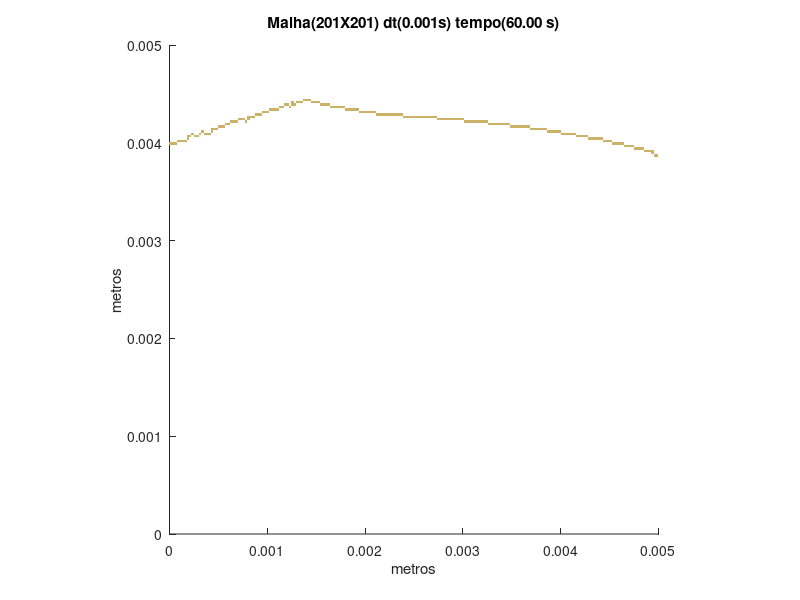

Recreate this plot in MATLAB.
set (gca,'PlotBoxAspectRatio',[1 1 1],'Xlim',[0,0.005],'Ylim',[0,0.005])
hold on
title('Malha(201X201) dt(0.001s) tempo(60.00 s)')
hold on
ylabel('metros')
hold on
xlabel('metros')
hold on

fill([0.00495024875621891 0.00495024875621891 0.00497512437810945 0.00497512437810945],[0.00385572139303483 0.00388059701492537 0.00388059701492537 0.00385572139303483],[0.8,0.7,0.4],'LineStyle','none')

fill([0.00497512437810945 0.00497512437810945 0.005 0.005],[0.00385572139303483 0.00388059701492537 0.00388059701492537 0.00385572139303483],[0.8,0.7,0.4],'LineStyle','none')

fill([0.00492537313432836 0.00492537313432836 0.00495024875621891 0.00495024875621891],[0.00388059701492537 0.00390547263681592 0.00390547263681592 0.00388059701492537],[0.8,0.7,0.4],'LineStyle','none')

fill([0.00485074626865672 0.00485074626865672 0.00487562189054726 0.00487562189054726],[0.00390547263681592 0.00393034825870647 0.00393034825870647 0.00390547263681592],[0.8,0.7,0.4],'LineStyle','none')

fill([0.00487562189054726 0.00487562189054726 0.00490049751243781 0.00490049751243781],[0.00390547263681592 0.00393034825870647 0.00393034825870647 0.00390547263681592],[0.8,0.7,0.4],'LineStyle','none')

fill([0.00490049751243781 0.00490049751243781 0.00492537313432836 0.00492537313432836],[0.00390547263681592 0.00393034825870647 0.00393034825870647 0.00390547263681592],[0.8,0.7,0.4],'LineStyle','none')

fill([0.00492537313432836 0.00492537313432836 0.00495024875621891 0.00495024875621891],[0.00390547263681592 0.00393034825870647 0.00393034825870647 0.00390547263681592],[0.8,0.7,0.4],'LineStyle','none')

fill([0.00475124378109453 0.00475124378109453 0.00477611940298507 0.00477611940298507],[0.00393034825870647 0.00395522388059701 0.00395522388059701 0.00393034825870647],[0.8,0.7,0.4],'LineStyle','none')

fill([0.00477611940298507 0.00477611940298507 0.00480099502487562 0.00480099502487562],[0.00393034825870647 0.00395522388059701 0.00395522388059701 0.00393034825870647],[0.8,0.7,0.4],'LineStyle','none')

fill([0.00480099502487562 0.00480099502487562 0.00482587064676617 0.00482587064676617],[0.00393034825870647 0.00395522388059701 0.00395522388059701 0.00393034825870647],[0.8,0.7,0.4],'LineStyle','none')

fill([0.00482587064676617 0.00482587064676617 0.00485074626865672 0.00485074626865672],[0.00393034825870647 0.00395522388059701 0.00395522388059701 0.00393034825870647],[0.8,0.7,0.4],'LineStyle','none')

fill([0.00465174129353234 0.00465174129353234 0.00467661691542289 0.00467661691542289],[0.00395522388059701 0.00398009950248756 0.00398009950248756 0.00395522388059701],[0.8,0.7,0.4],'LineStyle','none')

fill([0.00467661691542289 0.00467661691542289 0.00470149253731343 0.00470149253731343],[0.00395522388059701 0.00398009950248756 0.00398009950248756 0.00395522388059701],[0.8,0.7,0.4],'LineStyle','none')

fill([0.00470149253731343 0.00470149253731343 0.00472636815920398 0.00472636815920398],[0.00395522388059701 0.00398009950248756 0.00398009950248756 0.00395522388059701],[0.8,0.7,0.4],'LineStyle','none')

fill([0.00472636815920398 0.00472636815920398 0.00475124378109453 0.00475124378109453],[0.00395522388059701 0.00398009950248756 0.00398009950248756 0.00395522388059701],[0.8,0.7,0.4],'LineStyle','none')

fill([0 0 2.48756218905473E-05 2.48756218905473E-05],[0.00398009950248756 0.00400497512437811 0.00400497512437811 0.00398009950248756],[0.8,0.7,0.4],'LineStyle','none')

fill([2.48756218905473E-05 2.48756218905473E-05 4.97512437810945E-05 4.97512437810945E-05],[0.00398009950248756 0.00400497512437811 0.00400497512437811 0.00398009950248756],[0.8,0.7,0.4],'LineStyle','none')

fill([4.97512437810945E-05 4.97512437810945E-05 7.46268656716418E-05 7.46268656716418E-05],[0.00398009950248756 0.00400497512437811 0.00400497512437811 0.00398009950248756],[0.8,0.7,0.4],'LineStyle','none')

fill([0.0045273631840796 0.0045273631840796 0.00455223880597015 0.00455223880597015],[0.00398009950248756 0.00400497512437811 0.00400497512437811 0.00398009950248756],[0.8,0.7,0.4],'LineStyle','none')

fill([0.00455223880597015 0.00455223880597015 0.0045771144278607 0.0045771144278607],[0.00398009950248756 0.00400497512437811 0.00400497512437811 0.00398009950248756],[0.8,0.7,0.4],'LineStyle','none')

fill([0.0045771144278607 0.0045771144278607 0.00460199004975124 0.00460199004975124],[0.00398009950248756 0.00400497512437811 0.00400497512437811 0.00398009950248756],[0.8,0.7,0.4],'LineStyle','none')

fill([0.00460199004975124 0.00460199004975124 0.00462686567164179 0.00462686567164179],[0.00398009950248756 0.00400497512437811 0.00400497512437811 0.00398009950248756],[0.8,0.7,0.4],'LineStyle','none')

fill([0.00462686567164179 0.00462686567164179 0.00465174129353234 0.00465174129353234],[0.00398009950248756 0.00400497512437811 0.00400497512437811 0.00398009950248756],[0.8,0.7,0.4],'LineStyle','none')

fill([7.46268656716418E-05 7.46268656716418E-05 9.95024875621891E-05 9.95024875621891E-05],[0.00400497512437811 0.00402985074626866 0.00402985074626866 0.00400497512437811],[0.8,0.7,0.4],'LineStyle','none')

fill([9.95024875621891E-05 9.95024875621891E-05 0.000124378109452736 0.000124378109452736],[0.00400497512437811 0.00402985074626866 0.00402985074626866 0.00400497512437811],[0.8,0.7,0.4],'LineStyle','none')

fill([0.000124378109452736 0.000124378109452736 0.000149253731343284 0.000149253731343284],[0.00400497512437811 0.00402985074626866 0.00402985074626866 0.00400497512437811],[0.8,0.7,0.4],'LineStyle','none')

fill([0.000149253731343284 0.000149253731343284 0.000174129353233831 0.000174129353233831],[0.00400497512437811 0.00402985074626866 0.00402985074626866 0.00400497512437811],[0.8,0.7,0.4],'LineStyle','none')

fill([0.00442786069651741 0.00442786069651741 0.00445273631840796 0.00445273631840796],[0.00400497512437811 0.00402985074626866 0.00402985074626866 0.00400497512437811],[0.8,0.7,0.4],'LineStyle','none')

fill([0.00445273631840796 0.00445273631840796 0.00447761194029851 0.00447761194029851],[0.00400497512437811 0.00402985074626866 0.00402985074626866 0.00400497512437811],[0.8,0.7,0.4],'LineStyle','none')

fill([0.00447761194029851 0.00447761194029851 0.00450248756218905 0.00450248756218905],[0.00400497512437811 0.00402985074626866 0.00402985074626866 0.00400497512437811],[0.8,0.7,0.4],'LineStyle','none')

fill([0.00450248756218905 0.00450248756218905 0.0045273631840796 0.0045273631840796],[0.00400497512437811 0.00402985074626866 0.00402985074626866 0.00400497512437811],[0.8,0.7,0.4],'LineStyle','none')

fill([0.000174129353233831 0.000174129353233831 0.000199004975124378 0.000199004975124378],[0.00402985074626866 0.0040547263681592 0.0040547263681592 0.00402985074626866],[0.8,0.7,0.4],'LineStyle','none')

fill([0.00427860696517413 0.00427860696517413 0.00430348258706468 0.00430348258706468],[0.00402985074626866 0.0040547263681592 0.0040547263681592 0.00402985074626866],[0.8,0.7,0.4],'LineStyle','none')

fill([0.00430348258706468 0.00430348258706468 0.00432835820895522 0.00432835820895522],[0.00402985074626866 0.0040547263681592 0.0040547263681592 0.00402985074626866],[0.8,0.7,0.4],'LineStyle','none')

fill([0.00432835820895522 0.00432835820895522 0.00435323383084577 0.00435323383084577],[0.00402985074626866 0.0040547263681592 0.0040547263681592 0.00402985074626866],[0.8,0.7,0.4],'LineStyle','none')

fill([0.00435323383084577 0.00435323383084577 0.00437810945273632 0.00437810945273632],[0.00402985074626866 0.0040547263681592 0.0040547263681592 0.00402985074626866],[0.8,0.7,0.4],'LineStyle','none')

fill([0.00437810945273632 0.00437810945273632 0.00440298507462687 0.00440298507462687],[0.00402985074626866 0.0040547263681592 0.0040547263681592 0.00402985074626866],[0.8,0.7,0.4],'LineStyle','none')

fill([0.00440298507462687 0.00440298507462687 0.00442786069651741 0.00442786069651741],[0.00402985074626866 0.0040547263681592 0.0040547263681592 0.00402985074626866],[0.8,0.7,0.4],'LineStyle','none')

fill([0.000174129353233831 0.000174129353233831 0.000199004975124378 0.000199004975124378],[0.0040547263681592 0.00407960199004975 0.00407960199004975 0.0040547263681592],[0.8,0.7,0.4],'LineStyle','none')

fill([0.000199004975124378 0.000199004975124378 0.000223880597014925 0.000223880597014925],[0.0040547263681592 0.00407960199004975 0.00407960199004975 0.0040547263681592],[0.8,0.7,0.4],'LineStyle','none')

fill([0.000248756218905473 0.000248756218905473 0.00027363184079602 0.00027363184079602],[0.0040547263681592 0.00407960199004975 0.00407960199004975 0.0040547263681592],[0.8,0.7,0.4],'LineStyle','none')

fill([0.00027363184079602 0.00027363184079602 0.000298507462686567 0.000298507462686567],[0.0040547263681592 0.00407960199004975 0.00407960199004975 0.0040547263681592],[0.8,0.7,0.4],'LineStyle','none')

fill([0.00415422885572139 0.00415422885572139 0.00417910447761194 0.00417910447761194],[0.0040547263681592 0.00407960199004975 0.00407960199004975 0.0040547263681592],[0.8,0.7,0.4],'LineStyle','none')

fill([0.00417910447761194 0.00417910447761194 0.00420398009950249 0.00420398009950249],[0.0040547263681592 0.00407960199004975 0.00407960199004975 0.0040547263681592],[0.8,0.7,0.4],'LineStyle','none')

fill([0.00420398009950249 0.00420398009950249 0.00422885572139303 0.00422885572139303],[0.0040547263681592 0.00407960199004975 0.00407960199004975 0.0040547263681592],[0.8,0.7,0.4],'LineStyle','none')

fill([0.00422885572139303 0.00422885572139303 0.00425373134328358 0.00425373134328358],[0.0040547263681592 0.00407960199004975 0.00407960199004975 0.0040547263681592],[0.8,0.7,0.4],'LineStyle','none')

fill([0.00425373134328358 0.00425373134328358 0.00427860696517413 0.00427860696517413],[0.0040547263681592 0.00407960199004975 0.00407960199004975 0.0040547263681592],[0.8,0.7,0.4],'LineStyle','none')

fill([0.000223880597014925 0.000223880597014925 0.000248756218905473 0.000248756218905473],[0.00407960199004975 0.0041044776119403 0.0041044776119403 0.00407960199004975],[0.8,0.7,0.4],'LineStyle','none')

fill([0.000298507462686567 0.000298507462686567 0.000323383084577114 0.000323383084577114],[0.00407960199004975 0.0041044776119403 0.0041044776119403 0.00407960199004975],[0.8,0.7,0.4],'LineStyle','none')

fill([0.000348258706467662 0.000348258706467662 0.000373134328358209 0.000373134328358209],[0.00407960199004975 0.0041044776119403 0.0041044776119403 0.00407960199004975],[0.8,0.7,0.4],'LineStyle','none')

fill([0.000373134328358209 0.000373134328358209 0.000398009950248756 0.000398009950248756],[0.00407960199004975 0.0041044776119403 0.0041044776119403 0.00407960199004975],[0.8,0.7,0.4],'LineStyle','none')

fill([0.000398009950248756 0.000398009950248756 0.000422885572139303 0.000422885572139303],[0.00407960199004975 0.0041044776119403 0.0041044776119403 0.00407960199004975],[0.8,0.7,0.4],'LineStyle','none')

fill([0.00400497512437811 0.00400497512437811 0.00402985074626866 0.00402985074626866],[0.00407960199004975 0.0041044776119403 0.0041044776119403 0.00407960199004975],[0.8,0.7,0.4],'LineStyle','none')

fill([0.00402985074626866 0.00402985074626866 0.0040547263681592 0.0040547263681592],[0.00407960199004975 0.0041044776119403 0.0041044776119403 0.00407960199004975],[0.8,0.7,0.4],'LineStyle','none')

fill([0.0040547263681592 0.0040547263681592 0.00407960199004975 0.00407960199004975],[0.00407960199004975 0.0041044776119403 0.0041044776119403 0.00407960199004975],[0.8,0.7,0.4],'LineStyle','none')

fill([0.00407960199004975 0.00407960199004975 0.0041044776119403 0.0041044776119403],[0.00407960199004975 0.0041044776119403 0.0041044776119403 0.00407960199004975],[0.8,0.7,0.4],'LineStyle','none')

fill([0.0041044776119403 0.0041044776119403 0.00412935323383085 0.00412935323383085],[0.00407960199004975 0.0041044776119403 0.0041044776119403 0.00407960199004975],[0.8,0.7,0.4],'LineStyle','none')

fill([0.00412935323383085 0.00412935323383085 0.00415422885572139 0.00415422885572139],[0.00407960199004975 0.0041044776119403 0.0041044776119403 0.00407960199004975],[0.8,0.7,0.4],'LineStyle','none')

fill([0.000323383084577114 0.000323383084577114 0.000348258706467662 0.000348258706467662],[0.0041044776119403 0.00412935323383085 0.00412935323383085 0.0041044776119403],[0.8,0.7,0.4],'LineStyle','none')

fill([0.000422885572139303 0.000422885572139303 0.000447761194029851 0.000447761194029851],[0.0041044776119403 0.00412935323383085 0.00412935323383085 0.0041044776119403],[0.8,0.7,0.4],'LineStyle','none')

fill([0.00385572139303483 0.00385572139303483 0.00388059701492537 0.00388059701492537],[0.0041044776119403 0.00412935323383085 0.00412935323383085 0.0041044776119403],[0.8,0.7,0.4],'LineStyle','none')

fill([0.00388059701492537 0.00388059701492537 0.00390547263681592 0.00390547263681592],[0.0041044776119403 0.00412935323383085 0.00412935323383085 0.0041044776119403],[0.8,0.7,0.4],'LineStyle','none')

fill([0.00390547263681592 0.00390547263681592 0.00393034825870647 0.00393034825870647],[0.0041044776119403 0.00412935323383085 0.00412935323383085 0.0041044776119403],[0.8,0.7,0.4],'LineStyle','none')

fill([0.00393034825870647 0.00393034825870647 0.00395522388059701 0.00395522388059701],[0.0041044776119403 0.00412935323383085 0.00412935323383085 0.0041044776119403],[0.8,0.7,0.4],'LineStyle','none')

fill([0.00395522388059701 0.00395522388059701 0.00398009950248756 0.00398009950248756],[0.0041044776119403 0.00412935323383085 0.00412935323383085 0.0041044776119403],[0.8,0.7,0.4],'LineStyle','none')

fill([0.00398009950248756 0.00398009950248756 0.00400497512437811 0.00400497512437811],[0.0041044776119403 0.00412935323383085 0.00412935323383085 0.0041044776119403],[0.8,0.7,0.4],'LineStyle','none')

fill([0.000422885572139303 0.000422885572139303 0.000447761194029851 0.000447761194029851],[0.00412935323383085 0.00415422885572139 0.00415422885572139 0.00412935323383085],[0.8,0.7,0.4],'LineStyle','none')

fill([0.000447761194029851 0.000447761194029851 0.000472636815920398 0.000472636815920398],[0.00412935323383085 0.00415422885572139 0.00415422885572139 0.00412935323383085],[0.8,0.7,0.4],'LineStyle','none')

fill([0.000472636815920398 0.000472636815920398 0.000497512437810945 0.000497512437810945],[0.00412935323383085 0.00415422885572139 0.00415422885572139 0.00412935323383085],[0.8,0.7,0.4],'LineStyle','none')

fill([0.003681592039801 0.003681592039801 0.00370646766169154 0.00370646766169154],[0.00412935323383085 0.00415422885572139 0.00415422885572139 0.00412935323383085],[0.8,0.7,0.4],'LineStyle','none')

fill([0.00370646766169154 0.00370646766169154 0.00373134328358209 0.00373134328358209],[0.00412935323383085 0.00415422885572139 0.00415422885572139 0.00412935323383085],[0.8,0.7,0.4],'LineStyle','none')

fill([0.00373134328358209 0.00373134328358209 0.00375621890547264 0.00375621890547264],[0.00412935323383085 0.00415422885572139 0.00415422885572139 0.00412935323383085],[0.8,0.7,0.4],'LineStyle','none')

fill([0.00375621890547264 0.00375621890547264 0.00378109452736318 0.00378109452736318],[0.00412935323383085 0.00415422885572139 0.00415422885572139 0.00412935323383085],[0.8,0.7,0.4],'LineStyle','none')

fill([0.00378109452736318 0.00378109452736318 0.00380597014925373 0.00380597014925373],[0.00412935323383085 0.00415422885572139 0.00415422885572139 0.00412935323383085],[0.8,0.7,0.4],'LineStyle','none')

fill([0.00380597014925373 0.00380597014925373 0.00383084577114428 0.00383084577114428],[0.00412935323383085 0.00415422885572139 0.00415422885572139 0.00412935323383085],[0.8,0.7,0.4],'LineStyle','none')

fill([0.00383084577114428 0.00383084577114428 0.00385572139303483 0.00385572139303483],[0.00412935323383085 0.00415422885572139 0.00415422885572139 0.00412935323383085],[0.8,0.7,0.4],'LineStyle','none')

fill([0.000497512437810945 0.000497512437810945 0.000522388059701492 0.000522388059701492],[0.00415422885572139 0.00417910447761194 0.00417910447761194 0.00415422885572139],[0.8,0.7,0.4],'LineStyle','none')

fill([0.000522388059701492 0.000522388059701492 0.00054726368159204 0.00054726368159204],[0.00415422885572139 0.00417910447761194 0.00417910447761194 0.00415422885572139],[0.8,0.7,0.4],'LineStyle','none')

fill([0.00054726368159204 0.00054726368159204 0.000572139303482587 0.000572139303482587],[0.00415422885572139 0.00417910447761194 0.00417910447761194 0.00415422885572139],[0.8,0.7,0.4],'LineStyle','none')

fill([0.00348258706467662 0.00348258706467662 0.00350746268656716 0.00350746268656716],[0.00415422885572139 0.00417910447761194 0.00417910447761194 0.00415422885572139],[0.8,0.7,0.4],'LineStyle','none')

fill([0.00350746268656716 0.00350746268656716 0.00353233830845771 0.00353233830845771],[0.00415422885572139 0.00417910447761194 0.00417910447761194 0.00415422885572139],[0.8,0.7,0.4],'LineStyle','none')

fill([0.00353233830845771 0.00353233830845771 0.00355721393034826 0.00355721393034826],[0.00415422885572139 0.00417910447761194 0.00417910447761194 0.00415422885572139],[0.8,0.7,0.4],'LineStyle','none')

fill([0.00355721393034826 0.00355721393034826 0.00358208955223881 0.00358208955223881],[0.00415422885572139 0.00417910447761194 0.00417910447761194 0.00415422885572139],[0.8,0.7,0.4],'LineStyle','none')

fill([0.00358208955223881 0.00358208955223881 0.00360696517412935 0.00360696517412935],[0.00415422885572139 0.00417910447761194 0.00417910447761194 0.00415422885572139],[0.8,0.7,0.4],'LineStyle','none')

fill([0.00360696517412935 0.00360696517412935 0.0036318407960199 0.0036318407960199],[0.00415422885572139 0.00417910447761194 0.00417910447761194 0.00415422885572139],[0.8,0.7,0.4],'LineStyle','none')

fill([0.0036318407960199 0.0036318407960199 0.00365671641791045 0.00365671641791045],[0.00415422885572139 0.00417910447761194 0.00417910447761194 0.00415422885572139],[0.8,0.7,0.4],'LineStyle','none')

fill([0.00365671641791045 0.00365671641791045 0.003681592039801 0.003681592039801],[0.00415422885572139 0.00417910447761194 0.00417910447761194 0.00415422885572139],[0.8,0.7,0.4],'LineStyle','none')

fill([0.000572139303482587 0.000572139303482587 0.000597014925373134 0.000597014925373134],[0.00417910447761194 0.00420398009950249 0.00420398009950249 0.00417910447761194],[0.8,0.7,0.4],'LineStyle','none')

fill([0.000597014925373134 0.000597014925373134 0.000621890547263682 0.000621890547263682],[0.00417910447761194 0.00420398009950249 0.00420398009950249 0.00417910447761194],[0.8,0.7,0.4],'LineStyle','none')

fill([0.00325870646766169 0.00325870646766169 0.00328358208955224 0.00328358208955224],[0.00417910447761194 0.00420398009950249 0.00420398009950249 0.00417910447761194],[0.8,0.7,0.4],'LineStyle','none')

fill([0.00328358208955224 0.00328358208955224 0.00330845771144279 0.00330845771144279],[0.00417910447761194 0.00420398009950249 0.00420398009950249 0.00417910447761194],[0.8,0.7,0.4],'LineStyle','none')

fill([0.00330845771144279 0.00330845771144279 0.00333333333333333 0.00333333333333333],[0.00417910447761194 0.00420398009950249 0.00420398009950249 0.00417910447761194],[0.8,0.7,0.4],'LineStyle','none')

fill([0.00333333333333333 0.00333333333333333 0.00335820895522388 0.00335820895522388],[0.00417910447761194 0.00420398009950249 0.00420398009950249 0.00417910447761194],[0.8,0.7,0.4],'LineStyle','none')

fill([0.00335820895522388 0.00335820895522388 0.00338308457711443 0.00338308457711443],[0.00417910447761194 0.00420398009950249 0.00420398009950249 0.00417910447761194],[0.8,0.7,0.4],'LineStyle','none')

fill([0.00338308457711443 0.00338308457711443 0.00340796019900498 0.00340796019900498],[0.00417910447761194 0.00420398009950249 0.00420398009950249 0.00417910447761194],[0.8,0.7,0.4],'LineStyle','none')

fill([0.00340796019900498 0.00340796019900498 0.00343283582089552 0.00343283582089552],[0.00417910447761194 0.00420398009950249 0.00420398009950249 0.00417910447761194],[0.8,0.7,0.4],'LineStyle','none')

fill([0.00343283582089552 0.00343283582089552 0.00345771144278607 0.00345771144278607],[0.00417910447761194 0.00420398009950249 0.00420398009950249 0.00417910447761194],[0.8,0.7,0.4],'LineStyle','none')

fill([0.00345771144278607 0.00345771144278607 0.00348258706467662 0.00348258706467662],[0.00417910447761194 0.00420398009950249 0.00420398009950249 0.00417910447761194],[0.8,0.7,0.4],'LineStyle','none')

fill([0.000621890547263682 0.000621890547263682 0.000646766169154229 0.000646766169154229],[0.00420398009950249 0.00422885572139303 0.00422885572139303 0.00420398009950249],[0.8,0.7,0.4],'LineStyle','none')

fill([0.000646766169154229 0.000646766169154229 0.000671641791044776 0.000671641791044776],[0.00420398009950249 0.00422885572139303 0.00422885572139303 0.00420398009950249],[0.8,0.7,0.4],'LineStyle','none')

fill([0.000671641791044776 0.000671641791044776 0.000696517412935323 0.000696517412935323],[0.00420398009950249 0.00422885572139303 0.00422885572139303 0.00420398009950249],[0.8,0.7,0.4],'LineStyle','none')

fill([0.000771144278606965 0.000771144278606965 0.000796019900497512 0.000796019900497512],[0.00420398009950249 0.00422885572139303 0.00422885572139303 0.00420398009950249],[0.8,0.7,0.4],'LineStyle','none')

fill([0.00300995024875622 0.00300995024875622 0.00303482587064677 0.00303482587064677],[0.00420398009950249 0.00422885572139303 0.00422885572139303 0.00420398009950249],[0.8,0.7,0.4],'LineStyle','none')

fill([0.00303482587064677 0.00303482587064677 0.00305970149253731 0.00305970149253731],[0.00420398009950249 0.00422885572139303 0.00422885572139303 0.00420398009950249],[0.8,0.7,0.4],'LineStyle','none')

fill([0.00305970149253731 0.00305970149253731 0.00308457711442786 0.00308457711442786],[0.00420398009950249 0.00422885572139303 0.00422885572139303 0.00420398009950249],[0.8,0.7,0.4],'LineStyle','none')

fill([0.00308457711442786 0.00308457711442786 0.00310945273631841 0.00310945273631841],[0.00420398009950249 0.00422885572139303 0.00422885572139303 0.00420398009950249],[0.8,0.7,0.4],'LineStyle','none')

fill([0.00310945273631841 0.00310945273631841 0.00313432835820896 0.00313432835820896],[0.00420398009950249 0.00422885572139303 0.00422885572139303 0.00420398009950249],[0.8,0.7,0.4],'LineStyle','none')

fill([0.00313432835820896 0.00313432835820896 0.0031592039800995 0.0031592039800995],[0.00420398009950249 0.00422885572139303 0.00422885572139303 0.00420398009950249],[0.8,0.7,0.4],'LineStyle','none')

fill([0.0031592039800995 0.0031592039800995 0.00318407960199005 0.00318407960199005],[0.00420398009950249 0.00422885572139303 0.00422885572139303 0.00420398009950249],[0.8,0.7,0.4],'LineStyle','none')

fill([0.00318407960199005 0.00318407960199005 0.0032089552238806 0.0032089552238806],[0.00420398009950249 0.00422885572139303 0.00422885572139303 0.00420398009950249],[0.8,0.7,0.4],'LineStyle','none')

fill([0.0032089552238806 0.0032089552238806 0.00323383084577114 0.00323383084577114],[0.00420398009950249 0.00422885572139303 0.00422885572139303 0.00420398009950249],[0.8,0.7,0.4],'LineStyle','none')

fill([0.00323383084577114 0.00323383084577114 0.00325870646766169 0.00325870646766169],[0.00420398009950249 0.00422885572139303 0.00422885572139303 0.00420398009950249],[0.8,0.7,0.4],'LineStyle','none')

fill([0.000696517412935323 0.000696517412935323 0.000721393034825871 0.000721393034825871],[0.00422885572139303 0.00425373134328358 0.00425373134328358 0.00422885572139303],[0.8,0.7,0.4],'LineStyle','none')

fill([0.000721393034825871 0.000721393034825871 0.000746268656716418 0.000746268656716418],[0.00422885572139303 0.00425373134328358 0.00425373134328358 0.00422885572139303],[0.8,0.7,0.4],'LineStyle','none')

fill([0.000746268656716418 0.000746268656716418 0.000771144278606965 0.000771144278606965],[0.00422885572139303 0.00425373134328358 0.00425373134328358 0.00422885572139303],[0.8,0.7,0.4],'LineStyle','none')

fill([0.000796019900497512 0.000796019900497512 0.00082089552238806 0.00082089552238806],[0.00422885572139303 0.00425373134328358 0.00425373134328358 0.00422885572139303],[0.8,0.7,0.4],'LineStyle','none')

fill([0.0027363184079602 0.0027363184079602 0.00276119402985075 0.00276119402985075],[0.00422885572139303 0.00425373134328358 0.00425373134328358 0.00422885572139303],[0.8,0.7,0.4],'LineStyle','none')

fill([0.00276119402985075 0.00276119402985075 0.00278606965174129 0.00278606965174129],[0.00422885572139303 0.00425373134328358 0.00425373134328358 0.00422885572139303],[0.8,0.7,0.4],'LineStyle','none')

fill([0.00278606965174129 0.00278606965174129 0.00281094527363184 0.00281094527363184],[0.00422885572139303 0.00425373134328358 0.00425373134328358 0.00422885572139303],[0.8,0.7,0.4],'LineStyle','none')

fill([0.00281094527363184 0.00281094527363184 0.00283582089552239 0.00283582089552239],[0.00422885572139303 0.00425373134328358 0.00425373134328358 0.00422885572139303],[0.8,0.7,0.4],'LineStyle','none')

fill([0.00283582089552239 0.00283582089552239 0.00286069651741294 0.00286069651741294],[0.00422885572139303 0.00425373134328358 0.00425373134328358 0.00422885572139303],[0.8,0.7,0.4],'LineStyle','none')

fill([0.00286069651741294 0.00286069651741294 0.00288557213930348 0.00288557213930348],[0.00422885572139303 0.00425373134328358 0.00425373134328358 0.00422885572139303],[0.8,0.7,0.4],'LineStyle','none')

fill([0.00288557213930348 0.00288557213930348 0.00291044776119403 0.00291044776119403],[0.00422885572139303 0.00425373134328358 0.00425373134328358 0.00422885572139303],[0.8,0.7,0.4],'LineStyle','none')

fill([0.00291044776119403 0.00291044776119403 0.00293532338308458 0.00293532338308458],[0.00422885572139303 0.00425373134328358 0.00425373134328358 0.00422885572139303],[0.8,0.7,0.4],'LineStyle','none')

fill([0.00293532338308458 0.00293532338308458 0.00296019900497512 0.00296019900497512],[0.00422885572139303 0.00425373134328358 0.00425373134328358 0.00422885572139303],[0.8,0.7,0.4],'LineStyle','none')

fill([0.00296019900497512 0.00296019900497512 0.00298507462686567 0.00298507462686567],[0.00422885572139303 0.00425373134328358 0.00425373134328358 0.00422885572139303],[0.8,0.7,0.4],'LineStyle','none')

fill([0.00298507462686567 0.00298507462686567 0.00300995024875622 0.00300995024875622],[0.00422885572139303 0.00425373134328358 0.00425373134328358 0.00422885572139303],[0.8,0.7,0.4],'LineStyle','none')

fill([0.000796019900497512 0.000796019900497512 0.00082089552238806 0.00082089552238806],[0.00425373134328358 0.00427860696517413 0.00427860696517413 0.00425373134328358],[0.8,0.7,0.4],'LineStyle','none')

fill([0.00082089552238806 0.00082089552238806 0.000845771144278607 0.000845771144278607],[0.00425373134328358 0.00427860696517413 0.00427860696517413 0.00425373134328358],[0.8,0.7,0.4],'LineStyle','none')

fill([0.000845771144278607 0.000845771144278607 0.000870646766169154 0.000870646766169154],[0.00425373134328358 0.00427860696517413 0.00427860696517413 0.00425373134328358],[0.8,0.7,0.4],'LineStyle','none')

fill([0.00238805970149254 0.00238805970149254 0.00241293532338308 0.00241293532338308],[0.00425373134328358 0.00427860696517413 0.00427860696517413 0.00425373134328358],[0.8,0.7,0.4],'LineStyle','none')

fill([0.00241293532338308 0.00241293532338308 0.00243781094527363 0.00243781094527363],[0.00425373134328358 0.00427860696517413 0.00427860696517413 0.00425373134328358],[0.8,0.7,0.4],'LineStyle','none')

fill([0.00243781094527363 0.00243781094527363 0.00246268656716418 0.00246268656716418],[0.00425373134328358 0.00427860696517413 0.00427860696517413 0.00425373134328358],[0.8,0.7,0.4],'LineStyle','none')

fill([0.00246268656716418 0.00246268656716418 0.00248756218905473 0.00248756218905473],[0.00425373134328358 0.00427860696517413 0.00427860696517413 0.00425373134328358],[0.8,0.7,0.4],'LineStyle','none')

fill([0.00248756218905473 0.00248756218905473 0.00251243781094527 0.00251243781094527],[0.00425373134328358 0.00427860696517413 0.00427860696517413 0.00425373134328358],[0.8,0.7,0.4],'LineStyle','none')

fill([0.00251243781094527 0.00251243781094527 0.00253731343283582 0.00253731343283582],[0.00425373134328358 0.00427860696517413 0.00427860696517413 0.00425373134328358],[0.8,0.7,0.4],'LineStyle','none')

fill([0.00253731343283582 0.00253731343283582 0.00256218905472637 0.00256218905472637],[0.00425373134328358 0.00427860696517413 0.00427860696517413 0.00425373134328358],[0.8,0.7,0.4],'LineStyle','none')

fill([0.00256218905472637 0.00256218905472637 0.00258706467661692 0.00258706467661692],[0.00425373134328358 0.00427860696517413 0.00427860696517413 0.00425373134328358],[0.8,0.7,0.4],'LineStyle','none')

fill([0.00258706467661692 0.00258706467661692 0.00261194029850746 0.00261194029850746],[0.00425373134328358 0.00427860696517413 0.00427860696517413 0.00425373134328358],[0.8,0.7,0.4],'LineStyle','none')

fill([0.00261194029850746 0.00261194029850746 0.00263681592039801 0.00263681592039801],[0.00425373134328358 0.00427860696517413 0.00427860696517413 0.00425373134328358],[0.8,0.7,0.4],'LineStyle','none')

fill([0.00263681592039801 0.00263681592039801 0.00266169154228856 0.00266169154228856],[0.00425373134328358 0.00427860696517413 0.00427860696517413 0.00425373134328358],[0.8,0.7,0.4],'LineStyle','none')

fill([0.00266169154228856 0.00266169154228856 0.0026865671641791 0.0026865671641791],[0.00425373134328358 0.00427860696517413 0.00427860696517413 0.00425373134328358],[0.8,0.7,0.4],'LineStyle','none')

fill([0.0026865671641791 0.0026865671641791 0.00271144278606965 0.00271144278606965],[0.00425373134328358 0.00427860696517413 0.00427860696517413 0.00425373134328358],[0.8,0.7,0.4],'LineStyle','none')

fill([0.00271144278606965 0.00271144278606965 0.0027363184079602 0.0027363184079602],[0.00425373134328358 0.00427860696517413 0.00427860696517413 0.00425373134328358],[0.8,0.7,0.4],'LineStyle','none')

fill([0.000870646766169154 0.000870646766169154 0.000895522388059702 0.000895522388059702],[0.00427860696517413 0.00430348258706468 0.00430348258706468 0.00427860696517413],[0.8,0.7,0.4],'LineStyle','none')

fill([0.000895522388059702 0.000895522388059702 0.000920398009950249 0.000920398009950249],[0.00427860696517413 0.00430348258706468 0.00430348258706468 0.00427860696517413],[0.8,0.7,0.4],'LineStyle','none')

fill([0.000920398009950249 0.000920398009950249 0.000945273631840796 0.000945273631840796],[0.00427860696517413 0.00430348258706468 0.00430348258706468 0.00427860696517413],[0.8,0.7,0.4],'LineStyle','none')

fill([0.00211442786069652 0.00211442786069652 0.00213930348258706 0.00213930348258706],[0.00427860696517413 0.00430348258706468 0.00430348258706468 0.00427860696517413],[0.8,0.7,0.4],'LineStyle','none')

fill([0.00213930348258706 0.00213930348258706 0.00216417910447761 0.00216417910447761],[0.00427860696517413 0.00430348258706468 0.00430348258706468 0.00427860696517413],[0.8,0.7,0.4],'LineStyle','none')

fill([0.00216417910447761 0.00216417910447761 0.00218905472636816 0.00218905472636816],[0.00427860696517413 0.00430348258706468 0.00430348258706468 0.00427860696517413],[0.8,0.7,0.4],'LineStyle','none')

fill([0.00218905472636816 0.00218905472636816 0.00221393034825871 0.00221393034825871],[0.00427860696517413 0.00430348258706468 0.00430348258706468 0.00427860696517413],[0.8,0.7,0.4],'LineStyle','none')

fill([0.00221393034825871 0.00221393034825871 0.00223880597014925 0.00223880597014925],[0.00427860696517413 0.00430348258706468 0.00430348258706468 0.00427860696517413],[0.8,0.7,0.4],'LineStyle','none')

fill([0.00223880597014925 0.00223880597014925 0.0022636815920398 0.0022636815920398],[0.00427860696517413 0.00430348258706468 0.00430348258706468 0.00427860696517413],[0.8,0.7,0.4],'LineStyle','none')

fill([0.0022636815920398 0.0022636815920398 0.00228855721393035 0.00228855721393035],[0.00427860696517413 0.00430348258706468 0.00430348258706468 0.00427860696517413],[0.8,0.7,0.4],'LineStyle','none')

fill([0.00228855721393035 0.00228855721393035 0.0023134328358209 0.0023134328358209],[0.00427860696517413 0.00430348258706468 0.00430348258706468 0.00427860696517413],[0.8,0.7,0.4],'LineStyle','none')

fill([0.0023134328358209 0.0023134328358209 0.00233830845771144 0.00233830845771144],[0.00427860696517413 0.00430348258706468 0.00430348258706468 0.00427860696517413],[0.8,0.7,0.4],'LineStyle','none')

fill([0.00233830845771144 0.00233830845771144 0.00236318407960199 0.00236318407960199],[0.00427860696517413 0.00430348258706468 0.00430348258706468 0.00427860696517413],[0.8,0.7,0.4],'LineStyle','none')

fill([0.00236318407960199 0.00236318407960199 0.00238805970149254 0.00238805970149254],[0.00427860696517413 0.00430348258706468 0.00430348258706468 0.00427860696517413],[0.8,0.7,0.4],'LineStyle','none')

fill([0.000945273631840796 0.000945273631840796 0.000970149253731343 0.000970149253731343],[0.00430348258706468 0.00432835820895522 0.00432835820895522 0.00430348258706468],[0.8,0.7,0.4],'LineStyle','none')

fill([0.000970149253731343 0.000970149253731343 0.00099502487562189 0.00099502487562189],[0.00430348258706468 0.00432835820895522 0.00432835820895522 0.00430348258706468],[0.8,0.7,0.4],'LineStyle','none')

fill([0.00099502487562189 0.00099502487562189 0.00101990049751244 0.00101990049751244],[0.00430348258706468 0.00432835820895522 0.00432835820895522 0.00430348258706468],[0.8,0.7,0.4],'LineStyle','none')

fill([0.00194029850746269 0.00194029850746269 0.00196517412935323 0.00196517412935323],[0.00430348258706468 0.00432835820895522 0.00432835820895522 0.00430348258706468],[0.8,0.7,0.4],'LineStyle','none')

fill([0.00196517412935323 0.00196517412935323 0.00199004975124378 0.00199004975124378],[0.00430348258706468 0.00432835820895522 0.00432835820895522 0.00430348258706468],[0.8,0.7,0.4],'LineStyle','none')

fill([0.00199004975124378 0.00199004975124378 0.00201492537313433 0.00201492537313433],[0.00430348258706468 0.00432835820895522 0.00432835820895522 0.00430348258706468],[0.8,0.7,0.4],'LineStyle','none')

fill([0.00201492537313433 0.00201492537313433 0.00203980099502488 0.00203980099502488],[0.00430348258706468 0.00432835820895522 0.00432835820895522 0.00430348258706468],[0.8,0.7,0.4],'LineStyle','none')

fill([0.00203980099502488 0.00203980099502488 0.00206467661691542 0.00206467661691542],[0.00430348258706468 0.00432835820895522 0.00432835820895522 0.00430348258706468],[0.8,0.7,0.4],'LineStyle','none')

fill([0.00206467661691542 0.00206467661691542 0.00208955223880597 0.00208955223880597],[0.00430348258706468 0.00432835820895522 0.00432835820895522 0.00430348258706468],[0.8,0.7,0.4],'LineStyle','none')

fill([0.00208955223880597 0.00208955223880597 0.00211442786069652 0.00211442786069652],[0.00430348258706468 0.00432835820895522 0.00432835820895522 0.00430348258706468],[0.8,0.7,0.4],'LineStyle','none')

fill([0.00101990049751244 0.00101990049751244 0.00104477611940298 0.00104477611940298],[0.00432835820895522 0.00435323383084577 0.00435323383084577 0.00432835820895522],[0.8,0.7,0.4],'LineStyle','none')

fill([0.00104477611940298 0.00104477611940298 0.00106965174129353 0.00106965174129353],[0.00432835820895522 0.00435323383084577 0.00435323383084577 0.00432835820895522],[0.8,0.7,0.4],'LineStyle','none')

fill([0.00106965174129353 0.00106965174129353 0.00109452736318408 0.00109452736318408],[0.00432835820895522 0.00435323383084577 0.00435323383084577 0.00432835820895522],[0.8,0.7,0.4],'LineStyle','none')

fill([0.00109452736318408 0.00109452736318408 0.00111940298507463 0.00111940298507463],[0.00432835820895522 0.00435323383084577 0.00435323383084577 0.00432835820895522],[0.8,0.7,0.4],'LineStyle','none')

fill([0.0017910447761194 0.0017910447761194 0.00181592039800995 0.00181592039800995],[0.00432835820895522 0.00435323383084577 0.00435323383084577 0.00432835820895522],[0.8,0.7,0.4],'LineStyle','none')

fill([0.00181592039800995 0.00181592039800995 0.0018407960199005 0.0018407960199005],[0.00432835820895522 0.00435323383084577 0.00435323383084577 0.00432835820895522],[0.8,0.7,0.4],'LineStyle','none')

fill([0.0018407960199005 0.0018407960199005 0.00186567164179104 0.00186567164179104],[0.00432835820895522 0.00435323383084577 0.00435323383084577 0.00432835820895522],[0.8,0.7,0.4],'LineStyle','none')

fill([0.00186567164179104 0.00186567164179104 0.00189054726368159 0.00189054726368159],[0.00432835820895522 0.00435323383084577 0.00435323383084577 0.00432835820895522],[0.8,0.7,0.4],'LineStyle','none')

fill([0.00189054726368159 0.00189054726368159 0.00191542288557214 0.00191542288557214],[0.00432835820895522 0.00435323383084577 0.00435323383084577 0.00432835820895522],[0.8,0.7,0.4],'LineStyle','none')

fill([0.00191542288557214 0.00191542288557214 0.00194029850746269 0.00194029850746269],[0.00432835820895522 0.00435323383084577 0.00435323383084577 0.00432835820895522],[0.8,0.7,0.4],'LineStyle','none')

fill([0.00111940298507463 0.00111940298507463 0.00114427860696517 0.00114427860696517],[0.00435323383084577 0.00437810945273632 0.00437810945273632 0.00435323383084577],[0.8,0.7,0.4],'LineStyle','none')

fill([0.00114427860696517 0.00114427860696517 0.00116915422885572 0.00116915422885572],[0.00435323383084577 0.00437810945273632 0.00437810945273632 0.00435323383084577],[0.8,0.7,0.4],'LineStyle','none')

fill([0.00121890547263682 0.00121890547263682 0.00124378109452736 0.00124378109452736],[0.00435323383084577 0.00437810945273632 0.00437810945273632 0.00435323383084577],[0.8,0.7,0.4],'LineStyle','none')

fill([0.00164179104477612 0.00164179104477612 0.00166666666666667 0.00166666666666667],[0.00435323383084577 0.00437810945273632 0.00437810945273632 0.00435323383084577],[0.8,0.7,0.4],'LineStyle','none')

fill([0.00166666666666667 0.00166666666666667 0.00169154228855721 0.00169154228855721],[0.00435323383084577 0.00437810945273632 0.00437810945273632 0.00435323383084577],[0.8,0.7,0.4],'LineStyle','none')

fill([0.00169154228855721 0.00169154228855721 0.00171641791044776 0.00171641791044776],[0.00435323383084577 0.00437810945273632 0.00437810945273632 0.00435323383084577],[0.8,0.7,0.4],'LineStyle','none')

fill([0.00171641791044776 0.00171641791044776 0.00174129353233831 0.00174129353233831],[0.00435323383084577 0.00437810945273632 0.00437810945273632 0.00435323383084577],[0.8,0.7,0.4],'LineStyle','none')

fill([0.00174129353233831 0.00174129353233831 0.00176616915422886 0.00176616915422886],[0.00435323383084577 0.00437810945273632 0.00437810945273632 0.00435323383084577],[0.8,0.7,0.4],'LineStyle','none')

fill([0.00176616915422886 0.00176616915422886 0.0017910447761194 0.0017910447761194],[0.00435323383084577 0.00437810945273632 0.00437810945273632 0.00435323383084577],[0.8,0.7,0.4],'LineStyle','none')

fill([0.00116915422885572 0.00116915422885572 0.00119402985074627 0.00119402985074627],[0.00437810945273632 0.00440298507462687 0.00440298507462687 0.00437810945273632],[0.8,0.7,0.4],'LineStyle','none')

fill([0.00119402985074627 0.00119402985074627 0.00121890547263682 0.00121890547263682],[0.00437810945273632 0.00440298507462687 0.00440298507462687 0.00437810945273632],[0.8,0.7,0.4],'LineStyle','none')

fill([0.00124378109452736 0.00124378109452736 0.00126865671641791 0.00126865671641791],[0.00437810945273632 0.00440298507462687 0.00440298507462687 0.00437810945273632],[0.8,0.7,0.4],'LineStyle','none')

fill([0.00126865671641791 0.00126865671641791 0.00129353233830846 0.00129353233830846],[0.00437810945273632 0.00440298507462687 0.00440298507462687 0.00437810945273632],[0.8,0.7,0.4],'LineStyle','none')

fill([0.00154228855721393 0.00154228855721393 0.00156716417910448 0.00156716417910448],[0.00437810945273632 0.00440298507462687 0.00440298507462687 0.00437810945273632],[0.8,0.7,0.4],'LineStyle','none')

fill([0.00156716417910448 0.00156716417910448 0.00159203980099502 0.00159203980099502],[0.00437810945273632 0.00440298507462687 0.00440298507462687 0.00437810945273632],[0.8,0.7,0.4],'LineStyle','none')

fill([0.00159203980099502 0.00159203980099502 0.00161691542288557 0.00161691542288557],[0.00437810945273632 0.00440298507462687 0.00440298507462687 0.00437810945273632],[0.8,0.7,0.4],'LineStyle','none')

fill([0.00161691542288557 0.00161691542288557 0.00164179104477612 0.00164179104477612],[0.00437810945273632 0.00440298507462687 0.00440298507462687 0.00437810945273632],[0.8,0.7,0.4],'LineStyle','none')

fill([0.00124378109452736 0.00124378109452736 0.00126865671641791 0.00126865671641791],[0.00440298507462687 0.00442786069651741 0.00442786069651741 0.00440298507462687],[0.8,0.7,0.4],'LineStyle','none')

fill([0.00129353233830846 0.00129353233830846 0.001318407960199 0.001318407960199],[0.00440298507462687 0.00442786069651741 0.00442786069651741 0.00440298507462687],[0.8,0.7,0.4],'LineStyle','none')

fill([0.001318407960199 0.001318407960199 0.00134328358208955 0.00134328358208955],[0.00440298507462687 0.00442786069651741 0.00442786069651741 0.00440298507462687],[0.8,0.7,0.4],'LineStyle','none')

fill([0.00134328358208955 0.00134328358208955 0.0013681592039801 0.0013681592039801],[0.00440298507462687 0.00442786069651741 0.00442786069651741 0.00440298507462687],[0.8,0.7,0.4],'LineStyle','none')

fill([0.00144278606965174 0.00144278606965174 0.00146766169154229 0.00146766169154229],[0.00440298507462687 0.00442786069651741 0.00442786069651741 0.00440298507462687],[0.8,0.7,0.4],'LineStyle','none')

fill([0.00146766169154229 0.00146766169154229 0.00149253731343284 0.00149253731343284],[0.00440298507462687 0.00442786069651741 0.00442786069651741 0.00440298507462687],[0.8,0.7,0.4],'LineStyle','none')

fill([0.00149253731343284 0.00149253731343284 0.00151741293532338 0.00151741293532338],[0.00440298507462687 0.00442786069651741 0.00442786069651741 0.00440298507462687],[0.8,0.7,0.4],'LineStyle','none')

fill([0.00151741293532338 0.00151741293532338 0.00154228855721393 0.00154228855721393],[0.00440298507462687 0.00442786069651741 0.00442786069651741 0.00440298507462687],[0.8,0.7,0.4],'LineStyle','none')

fill([0.0013681592039801 0.0013681592039801 0.00139303482587065 0.00139303482587065],[0.00442786069651741 0.00445273631840796 0.00445273631840796 0.00442786069651741],[0.8,0.7,0.4],'LineStyle','none')

fill([0.00139303482587065 0.00139303482587065 0.00141791044776119 0.00141791044776119],[0.00442786069651741 0.00445273631840796 0.00445273631840796 0.00442786069651741],[0.8,0.7,0.4],'LineStyle','none')

fill([0.00141791044776119 0.00141791044776119 0.00144278606965174 0.00144278606965174],[0.00442786069651741 0.00445273631840796 0.00445273631840796 0.00442786069651741],[0.8,0.7,0.4],'LineStyle','none')
